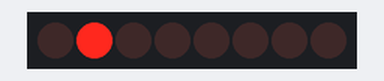
A sketch run on a simulated Arduino Uno, built with avr-gcc and run on an emulated ATmega328P. On the bench: 8 shift-register outputs drawn as a row of LEDs (first output left, lit = HIGH). Wiring (inferred from the names in the program): shift register (74HC595): data pin 6; shift clock pin 7; latch pin 8; MR pin 5. Wiring (inferred from the signals the program sends): row of LEDs: on Q0, Q1, Q2, Q3, Q4, Q5, Q6, Q7.

Above: at 4.1 s.
At 11.1 s:
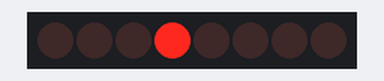
At 14.6 s:
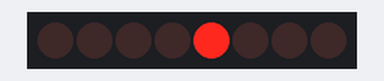
At 18.1 s:
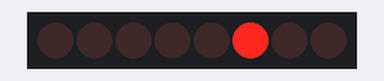
At 21.6 s:
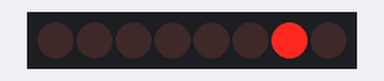
At 25.1 s:
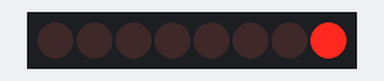
Timing chart, 0 to 28.5 s (numbered marks = the images above):
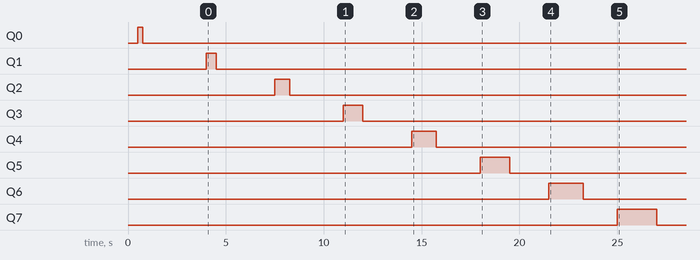

The sketch:

ExpandOutputs4.ino
```cpp
int clearPin = 5; //Arduino pin 5 connected to Pin 10, SRCLR(Clear/Reset) of 74HC595
int serialData = 6;  //Arduino pin 6 connected to Pin 14, SER(serial input) of 74HC595
int shiftClock = 7;  //Arduino pin 7 connected to Pin 11, SRCLK(shift clock) of 74HC595
int latchClock = 8;  //Arduino pin 8 connected to Pin 12, RCLK(storage/latch clock) of 74HC595 ]

byte leds = 0;
int j = 0;

void setup() {   //runs once at startup
   //set pins to output so you can control the shift register
  pinMode(clearPin, OUTPUT);
  pinMode(shiftClock, OUTPUT);
  pinMode(latchClock, OUTPUT);
  pinMode(serialData, OUTPUT);


  digitalWrite(clearPin, LOW); //Pin is active-low, this clears the shift register
  digitalWrite(clearPin, HIGH); //Clear pin is inactive
}


void loop() {
  updateShiftRegister();
  delay(250);

  if(j >= 1){
    bitSet(leds, j);
  }

  else {
    bitSet(leds, 0);
  }

  for (int i = 0; i < 12; i++){
    updateShiftRegister();
    bitClear (leds, i);
//    delay(250);
  }
  j++;
}

void updateShiftRegister() {
   digitalWrite(latchClock, LOW);
          // take the latchClock low so
          // the LEDs don't change while you're sending in bits:


   shiftOut(serialData, shiftClock, MSBFIRST, leds);      // shift out the bits
   digitalWrite(latchClock, HIGH);     //take the latch pin high so the LEDs will light up
   delay(250);     // pause before next value
}
```

Measured:
- by itself, Q0: LOW → HIGH at 0.50 s, → LOW 0.25 s later
- by itself, Q1: LOW → HIGH at 4.0 s, → LOW 0.50 s later
- by itself, Q2: LOW → HIGH at 7.5 s, → LOW 0.75 s later
- by itself, Q3: LOW → HIGH at 11.0 s, → LOW 1.0 s later
- by itself, Q4: LOW → HIGH at 14.5 s, → LOW 1.3 s later
- by itself, Q5: LOW → HIGH at 18.0 s, → LOW 1.5 s later
- by itself, Q6: LOW → HIGH at 21.5 s, → LOW 1.8 s later
- by itself, Q7: LOW → HIGH at 25.0 s, → LOW 2.0 s later
